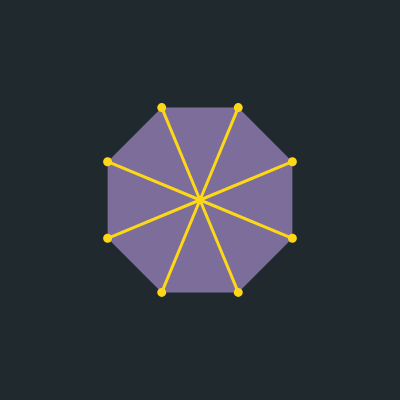
Frame 1 (no input)
Frame 60 (no input): identical to frame 1, image omitted
Frame 120 (the mouse pressed at the canvas centre since frame 60): identical to frame 1, image omitted

The p5.js sketch that drew this single still picture (run headless with seeded random() and noise() and a simulated clock; from frame 60 on, the mouse is pressed at the canvas centre):

// p5.js sketch
// ── sketch.js
let colorR="#7c6d9b"// fdd817 7c6d9b
let colorB="#fdd817"// 896356  565f8e
let s=1

function setup() {
  createCanvas(400, 400);
  //angleMode(DEGREES);
  
}

function draw() {
  background(31,41,46);
  stroke(colorB)
  // circle(width/2,height/2,30)
  // line(width/2+100-s*100, height/2,width/2,height/2)
  umbrella(width/2, height/2,PI/8,1)
  // if(s>0.3){
  //   s-=0.01
  // }
  
  
}

function umbrella(x,y,a,S){
  let radius = 100;
  let centerX = 0;
  let centerY = 0;
  push()
  translate(x,y)
  scale(S,1)
  //rotate(PI/8)
  stroke(0)
  drawU(centerX, centerY, radius); 
  drawlines(centerX, centerY, radius);
  
  pop()
}

function drawU(x, y, r) {
  
  let angle = 2*PI / 8;
  fill(colorR)
  noStroke()
  beginShape();
  for (let i = 0; i < 8; i++) {
    let xPos = x + cos(PI/8+angle * i) * r;
    let yPos = y + sin(PI/8+angle * i) * r;
    vertex(xPos, yPos);
  }
  endShape(CLOSE);
}

function drawlines(x, y,r) {
  let angle = TWO_PI / 8;
  for (let i = 0; i < 8; i += 1) { // connecting opposite vertices
    strokeWeight(3)
    stroke(colorB)
    let x1 = x + cos(PI/8+angle * i) * r;
    let y1 = y + sin(PI/8+angle * i) * r;
    line(x1, y1, 0, 0);
    fill(colorB)
    circle(x1,y1,6)
  }
}
